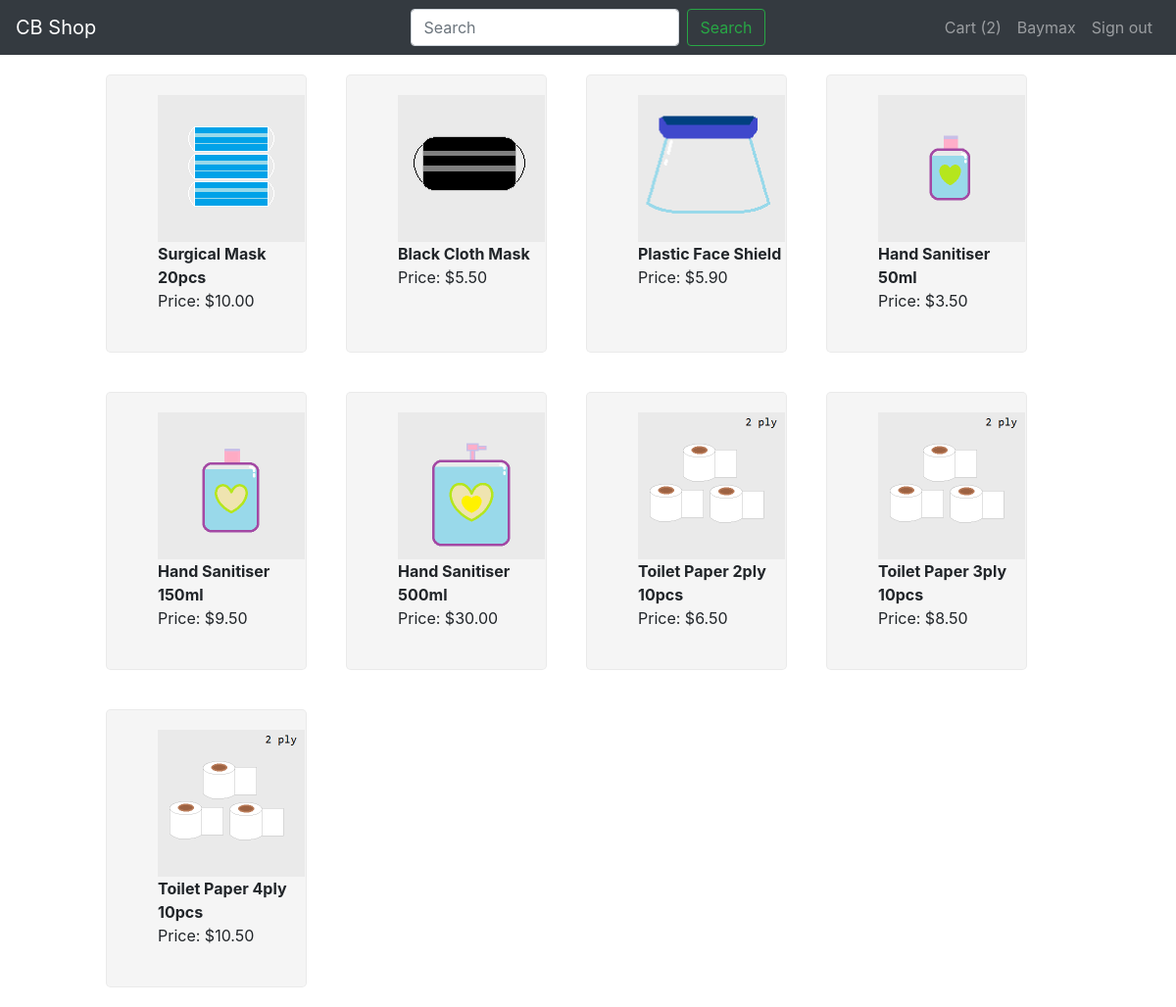
Screenshot of /home (signed in) with the database file from the repository.
### Database.py (models this page shows, shortened)
class User(db.Model):
    __tablename__ = "users"
    id = Column(Integer, primary_key=True)
    public_id = Column(String(50), unique=True)
    username = Column(String(100))
    email = Column(String(120), index=True, unique=True)
    password = Column(String(128))
    security_questions = Column(String(128))
    security_questions_answer = Column(String(128))
    is_authenticated = Column(Boolean, default=False)
    is_active = Column(Boolean, default=False)
    is_anonymous = Column(Boolean, default=False)
    is_admin = Column(Boolean, default=False)
    user_reviews = relationship("Reviews")
    cart = relationship("Cart")

class Product(db.Model):
    __tablename__ = 'products'
    product_id = Column(Integer, primary_key=True)
    product_name = Column(String)
    product_type = Column(String)
    product_price = Column(Float)
    product_description = Column(String)
    product_stock = Column(Integer)
    product_image = Column(String)
    product_reviews = relationship("Reviews")

### MainApp.py (the view)
@app.route('/', methods=['GET', 'POST'])
@app.route('/home', methods=['GET', 'POST'])
def home():
    cart_no = 0
    if current_user.is_anonymous:
        user = None
    else:
        user = current_user
        statement = text('SELECT * FROM carts WHERE id = {}'.format(current_user.id))
        results = db.engine.execute(statement)
        for row in results:
            cart_no += 1
    statement = text('SELECT * FROM products')
    results = db.engine.execute(statement)
    products = []
    for row in results:
        products.append([row[1], row[3], row[6]])
    length = len(products)
    return render_template('home.html', products=products, length=length, user=user, cart_no=cart_no)

### MainApp.py (called while the page is built)
@app.before_request
def before_request():
    g.user = None
    if 'user' in session:
        g.user = session['user']

@app.after_request
def after_request(r):
    r.headers["Cache-Control"] = "no-cache, no-store"
    r.headers["Pragma"] = "no-cache"
    r.headers['server'] = 'www.cbshop.com'
    return r

@login_manager.user_loader
def load_user(id):
    return User.query.get(int(id))

### templates/home.html (shortened to what this page needs)
{% extends "base.html" %}
{% block content %}
<div class="row">
<div class="col col-1"></div>
{% for i in range(length) %}
    <div class="col col-2 item-container" id="{{ products[i][0] }}">
        {% if products[i][2] is none %}
        <img src="../static/img/None.png" class="item-image-mini">
        {% else %}
        <img src="../static/img/{{ products[i][2] }}" class="item-image-mini">
        {% endif %}
        <br>
        <span class="item-name">{{ products[i][0] }}</span>
        <br>
        <span class="item-price">Price: {{ "${:.2f}".format(products[i][1]) }}</span>
    </div>
    {% if (i+1) % 4 == 0 and i != 0 %}
    </div>
    <div class="row">
    <div class="col col-1"></div>
    {% endif %}
{% endfor %}
</div>
{% endblock %}

### templates/includes/_navbar.html (shortened to what this page needs)
<nav class="navbar navbar-dark navbar-expand-md bg-dark justify-content-center">
    <a href="/" class="navbar-brand d-flex w-50 mr-auto">CB Shop</a>
    <div class="navbar-collapse collapse w-100">
      {% if url_for(request.endpoint) == '/' or url_for(request.endpoint) == '/home' or url_for(request.endpoint) == '/search' %}
      <ul class="navbar-nav w-100 justify-content-center">
          <li class="nav-item active">
              <form class="form-inline my-2 my-lg-0" action="/search">
                <input class="form-control mr-sm-2" type="search" placeholder="Search" aria-label="Search" name="q">
                <button class="btn btn-outline-success my-2 my-sm-0" type="submit">Search</button>
              </form>
          </li>
      </ul>
      {% endif %}
      <ul class="nav navbar-nav ml-auto w-100 justify-content-end">
            {% if current_user.is_anonymous %}
            <li class="nav-item">
              <a class="nav-link" href="/login">Login</a>
            </li>
            <li class="nav-item">
                <a class="nav-link" href='/signup'>Sign Up</a>
            </li>
            {% else %}
            <li class="nav-item">
              <a class="nav-link" href="/cart">Cart ({{ cart_no }})</a>
            </li>
            <li class="nav-item">
                <a class="nav-link" href="{{ url_for('profile')}}">{{ user.username }}</a>
            </li>
            <li class="nav-item">
              <a class="nav-link" href="/logout">Sign out</a>
            </li>
            {% endif %}
        </ul>
    </div>
</nav>

### templates/home.html (style rules this page uses)
div.item-container { margin: 20px 20px; padding: 20px 0px 40px 52.5px; border: 1px #c2c2c238 solid; border-radius: 5px; background-color: WhiteSmoke; }
span.item-name { font-weight: bold; word-wrap: break-word; width: 150px }
img.item-image-mini { height: 150px; width: 150px; }

### rows the page displays
User: username "Baymax"
Product: product_image (picture), product_name "Surgical Mask 20pcs", product_price "$10.00"
Product: product_image (picture), product_name "Black Cloth Mask", product_price "$5.50"
Product: product_image (picture), product_name "Plastic Face Shield", product_price "$5.90"
Product: product_image (picture), product_name "Hand Sanitiser 50ml", product_price "$3.50"
Product: product_image (picture), product_name "Hand Sanitiser 150ml", product_price "$9.50"
Product: product_image (picture), product_name "Hand Sanitiser 500ml", product_price "$30.00"
Product: product_image (picture), product_name "Toilet Paper 2ply 10pcs", product_price "$6.50"
Product: product_image (picture), product_name "Toilet Paper 3ply 10pcs", product_price "$8.50"
Product: product_image (picture), product_name "Toilet Paper 4ply 10pcs", product_price "$10.50"

### other values shown
{{ cart_no }} "2"
